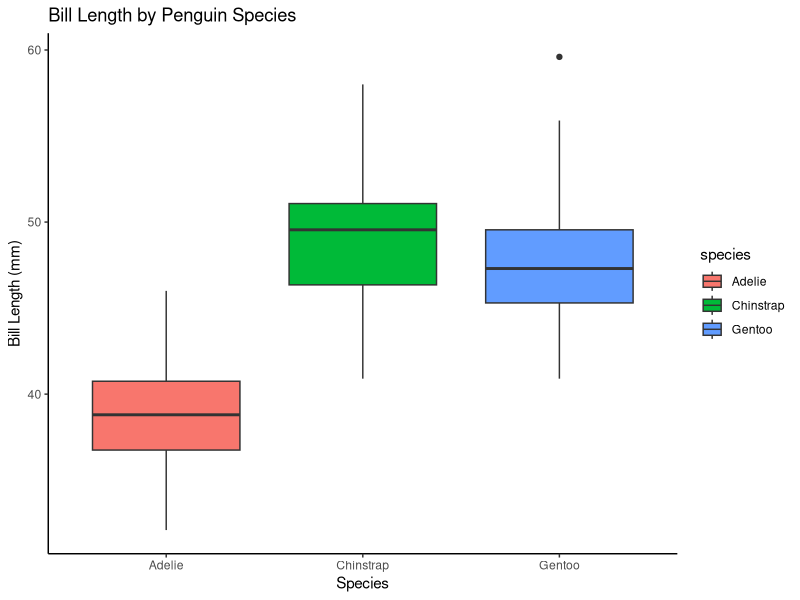

This figure's R source:
## ---- chunk 1
library(tidyverse)
library(palmerpenguins)

penguins |>
  group_by(species) |>
  summarize(
    avg_bill_length = mean(bill_length_mm, na.rm = TRUE)
  )

ggplot(penguins, aes(x = species, y = bill_length_mm, fill = species)) +
  geom_boxplot() +
  labs(
    title = "Bill Length by Penguin Species",
    x = "Species",
    y = "Bill Length (mm)"
  ) +
  theme_classic()
